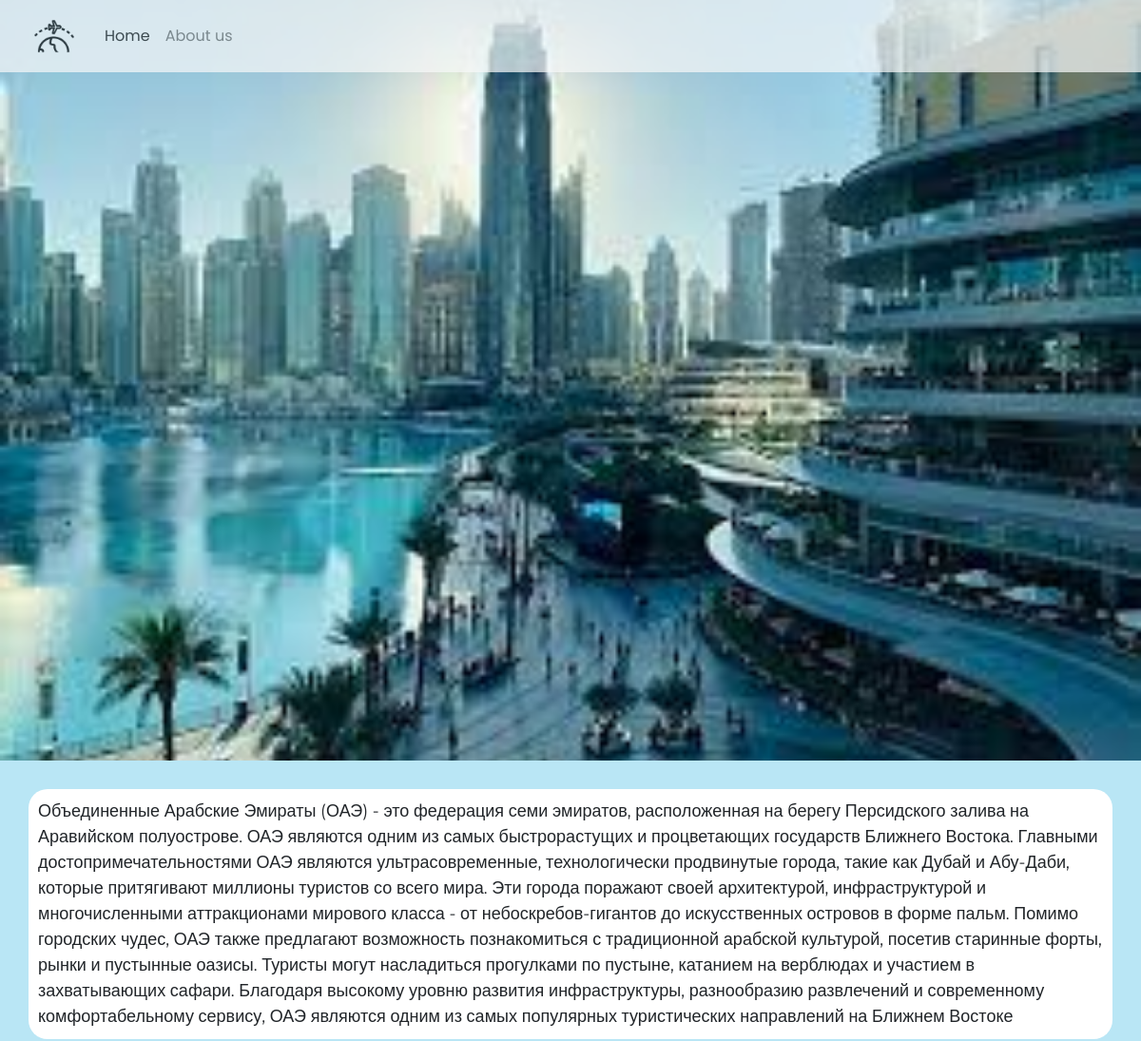
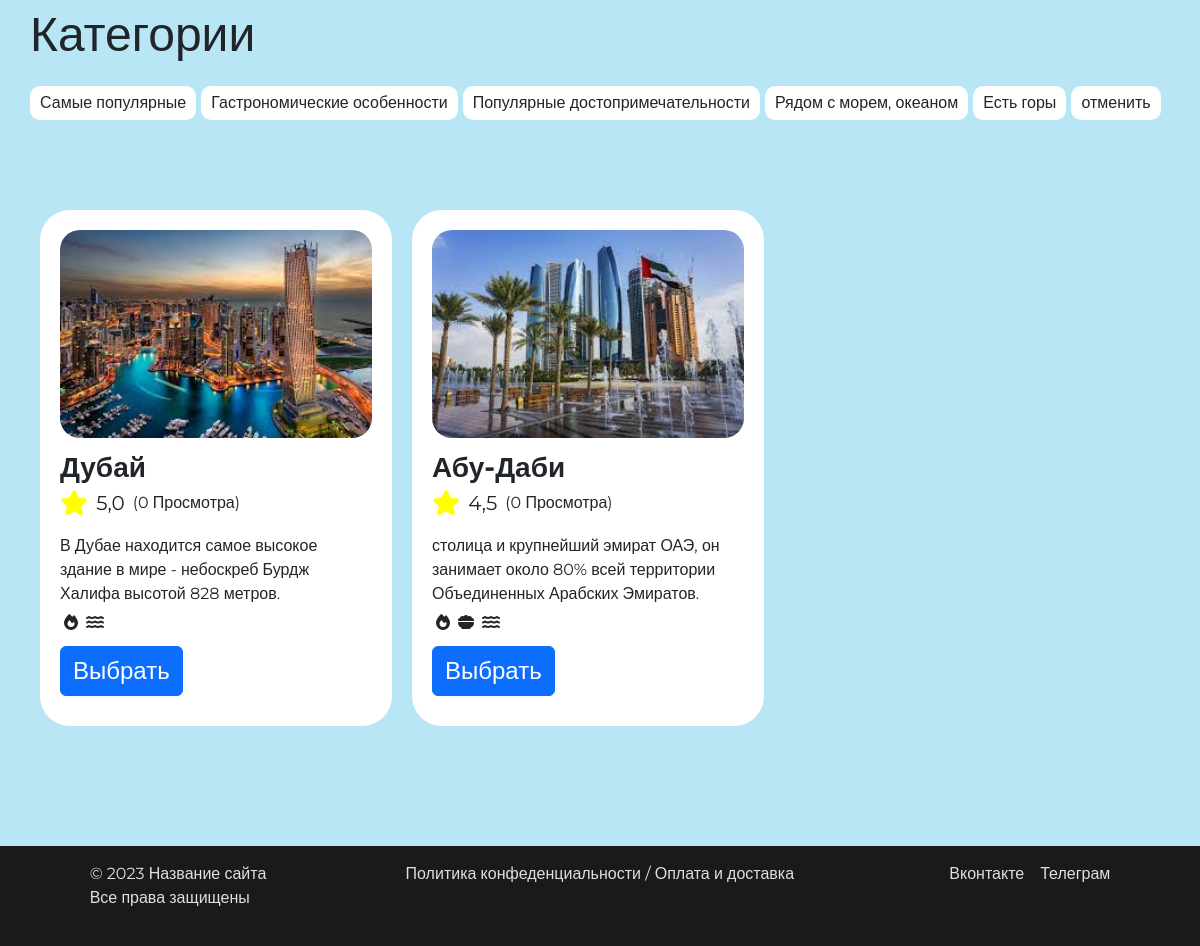
Screenshot of /tours/4 with the database file from the repository (2 pictures, top to bottom).
### main/models.py (models this page shows, shortened)
class Country(models.Model):
    name = models.CharField(max_length=70)
    short_desc = models.TextField()
    full_desc = models.TextField()
    image_name = models.CharField(max_length=100)
    rating = models.FloatField()
    category = models.ManyToManyField(Category)

class Category(models.Model):
    name = models.CharField(max_length=50)
    slug = models.CharField(max_length=70)
    icon_url = models.CharField(max_length=30)

class Tour(models.Model):
    name = models.CharField(max_length=150)
    short_desc = models.TextField()
    full_desc = models.TextField()
    image_name = models.CharField(max_length=100)
    rating = models.FloatField()
    views = models.IntegerField()
    country = models.ForeignKey(Country, on_delete = models.CASCADE)
    category = models.ManyToManyField(Category)

### main/views.py (the view)
# urls.py: path('tours/<int:pk>', views.ToursView.as_view(), name='tours'),
class ToursView(DetailView):
    model = Country
    template_name = 'tours.html'
    context_object_name = 'country'
    def get_context_data(self, **kwargs):
        context = super().get_context_data(**kwargs)
        context['tours'] = Tour.objects.filter(country=self.object)
        context['category'] = Category.objects.all()
        return context

### main/templates/tours.html (shortened to what this page needs)
{% extends "base.html" %}
{% load static %}
{% block header_img %}
    <img src="{% static "/img/country/" %}{{country.image_name}}.jpg" alt="">
{% endblock  %}
{% block content %}
    <main>
        <div class="full_desc">
            {{country.full_desc}}
        </div>
        {% include "filter.html" with category=category %}
        <div class="content container-fluid row">
            {% for tour in tours %}
                <div class="tour_card_content col-lg-4 col-md-6">
                    <div class="tour_card" data-categories="{% for item in tour.category.all %}{{ item.slug }} {% endfor %}">
                        <div class="img_block mb-2">
                            <img src="{% static "/img/tour/" %}{{tour.image_name}}.jpg" alt="{{tour.image_name}}">
                        </div>
                        <div class="info_block">
                            <div class="name">{{tour.name}}</div>
                            <div class="grade_block mb-3">
                                <i class="fa-solid fa-star me-2" style="color: yellow; font-size: 25px;"></i>
                                <div class="grade me-2" style="font-size: 20px;">{{tour.rating}}</div>
                                <div class="views">({{tour.views}} Просмотра)</div>
                            </div>
                            <div class="desc mb-2">{{tour.short_desc}}</div>
                            <div class="categories d-flex ps-0 mb-3">
                                {% for item in tour.category.all %}
                                    <i class="fa-solid fa-{{item.icon_url}} mx-1"></i>
                                {% endfor %}
                            </div>
                            <a class="btn btn-primary" href={% url "tour" tour.id %} >Выбрать</a>
                        </div>
                    </div>
                </div>
            {% endfor %}
        </div>
    </main>
{% endblock  %}

### main/templates/filter.html
{% block filter %}
<div class="filter">
    <p>Категории</p>
    <ul id="categoryList">
        {% for item in category %}
            <li data-category="{{ item.slug }}">{{item.name}}</li>
        {% endfor %}
    </ul>
</div>
{% endblock  %}

### main/static/styles/style.css (style rules this page uses)
li { list-style: none; }
html, body { width: 100%; height: 100%; box-sizing: border-box; }
header img { position: absolute; top: 0; left: 0; width: 100%; height: 100%; object-fit: cover; z-index: -1; }
main { padding: 30px; padding-bottom: 100px; background-color: rgb(185, 230, 245); font-family: "Montserrat", sans-serif; }
main .filter { margin-bottom: 60px; }
main .filter p { font-size: bold; font-size: 48px; }
main .filter ul { display: flex; padding-left: 0; flex-wrap: wrap; }
main .filter ul li { background-color: white; padding: 5px 10px; border-radius: 10px; width: fit-content; margin-right: 5px; margin-bottom: 10px; }
main .full_desc { background-color: white; padding: 10px; border-radius: 20px; font-size: 18px; }
main .tour_card_content { padding: 20px 10px; }
main .tour_card_content .tour_card { width: 100%; background-color: white; border-radius: 30px; padding: 20px; box-sizing: border-box; }
main .tour_card_content .tour_card .img_block { width: 100%; overflow: hidden; box-sizing: border-box; border-radius: 20px; height: fit-content; }
main .tour_card_content .tour_card .img_block img { width: 100%; }
main .tour_card_content .tour_card .info_block .name { font-size: 28px; font-weight: bold; word-wrap: break-word; }
main .tour_card_content .tour_card .info_block .grade_block { display: flex; align-items: center; }
main .tour_card_content .tour_card .info_block .btn { margin: auto auto 10px auto; font-size: 24px; cursor: pointer; }

### rows the page displays
Country: full_desc "Объединенные Арабские Эмираты (ОАЭ) - это федерация семи эмиратов, расположенная на берегу Персидского залива на Аравийском полуострове. ОАЭ являются одним из самых быстрорастущих и процветающих государств Ближнего Востока. Главными достопримечательностями ОАЭ являются ультрасовременные, технологически продвинутые города, такие как Дубай и Абу-Даби, которые притягивают миллионы туристов со всего мира. Эти города поражают своей архитектурой, инфраструктурой и многочисленными аттракционами мирового класса - от небоскребов-гигантов до искусственных островов в форме пальм. Помимо городских чудес, ОАЭ также предлагают возможность познакомиться с традиционной арабской культурой, посетив старинные…"
Category: name "Самые популярные"
Category: name "Гастрономические особенности"
Category: name "Популярные достопримечательности"
Category: name "Рядом с морем, океаном"
Category: name "Есть горы"
Category: name "отменить"
Tour: image_name (picture), name "Дубай", rating "5,0", views "0", short_desc "В Дубае находится самое высокое здание в мире - небоскреб Бурдж Халифа высотой 828 метров."
Tour: image_name (picture), name "Абу-Даби", rating "4,5", views "0", short_desc "столица и крупнейший эмират ОАЭ, он занимает около 80% всей территории Объединенных Арабских Эмиратов."
